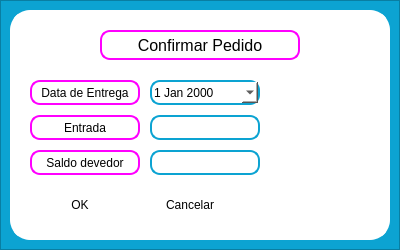
<?xml version="1.0" encoding="UTF-8"?>
<ui version="4.0">
 <class>Dialog_pedido</class>
 <widget class="QDialog" name="Dialog_pedido">
  <property name="geometry">
   <rect>
    <x>0</x>
    <y>0</y>
    <width>400</width>
    <height>250</height>
   </rect>
  </property>
  <property name="windowTitle">
   <string>Confirmação</string>
  </property>
  <widget class="QFrame" name="frame">
   <property name="geometry">
    <rect>
     <x>0</x>
     <y>0</y>
     <width>400</width>
     <height>250</height>
    </rect>
   </property>
   <property name="styleSheet">
    <string notr="true">background: #0CA3D2</string>
   </property>
   <property name="frameShape">
    <enum>QFrame::StyledPanel</enum>
   </property>
   <property name="frameShadow">
    <enum>QFrame::Raised</enum>
   </property>
   <widget class="QFrame" name="frame_2">
    <property name="geometry">
     <rect>
      <x>10</x>
      <y>10</y>
      <width>380</width>
      <height>230</height>
     </rect>
    </property>
    <property name="styleSheet">
     <string notr="true">background: #FFF;
border: 5px solid #fFf;
border-radius: 20px;
</string>
    </property>
    <property name="frameShape">
     <enum>QFrame::StyledPanel</enum>
    </property>
    <property name="frameShadow">
     <enum>QFrame::Raised</enum>
    </property>
    <widget class="QLabel" name="lb_titulo_modal">
     <property name="geometry">
      <rect>
       <x>90</x>
       <y>20</y>
       <width>200</width>
       <height>30</height>
      </rect>
     </property>
     <property name="font">
      <font>
       <family>Segoe UI</family>
       <pointsize>12</pointsize>
      </font>
     </property>
     <property name="styleSheet">
      <string notr="true">color: #FFF;
border: 2px solid #ff00ff;
border-radius:10px;
background: #FFF;
color: #000</string>
     </property>
     <property name="text">
      <string>Confirmar Pedido</string>
     </property>
     <property name="alignment">
      <set>Qt::AlignCenter</set>
     </property>
    </widget>
    <widget class="QLabel" name="lb_info">
     <property name="geometry">
      <rect>
       <x>20</x>
       <y>70</y>
       <width>110</width>
       <height>25</height>
      </rect>
     </property>
     <property name="font">
      <font>
       <family>Segoe UI</family>
      </font>
     </property>
     <property name="styleSheet">
      <string notr="true">color: #FFF;
border: 2px solid #ff00ff;
border-radius:10px;
background: #FFF;
color: #000</string>
     </property>
     <property name="text">
      <string>Data de Entrega</string>
     </property>
     <property name="alignment">
      <set>Qt::AlignCenter</set>
     </property>
    </widget>
    <widget class="QLabel" name="lb_info_2">
     <property name="geometry">
      <rect>
       <x>20</x>
       <y>105</y>
       <width>110</width>
       <height>25</height>
      </rect>
     </property>
     <property name="font">
      <font>
       <family>Segoe UI</family>
      </font>
     </property>
     <property name="styleSheet">
      <string notr="true">color: #FFF;
border: 2px solid #ff00ff;
border-radius:10px;
background: #FFF;
color: #000</string>
     </property>
     <property name="text">
      <string>Entrada</string>
     </property>
     <property name="alignment">
      <set>Qt::AlignCenter</set>
     </property>
    </widget>
    <widget class="QLineEdit" name="tx_valor_entrada">
     <property name="geometry">
      <rect>
       <x>140</x>
       <y>105</y>
       <width>110</width>
       <height>25</height>
      </rect>
     </property>
     <property name="styleSheet">
      <string notr="true">color: #FFF;
border: 2px solid #0CA3D2;
border-radius:10px;
background: #FFF;
color: #000</string>
     </property>
    </widget>
    <widget class="QLabel" name="lb_info_3">
     <property name="geometry">
      <rect>
       <x>20</x>
       <y>140</y>
       <width>110</width>
       <height>25</height>
      </rect>
     </property>
     <property name="font">
      <font>
       <family>Segoe UI</family>
      </font>
     </property>
     <property name="styleSheet">
      <string notr="true">color: #FFF;
border: 2px solid #ff00ff;
border-radius:10px;
background: #FFF;
color: #000</string>
     </property>
     <property name="text">
      <string>Saldo devedor</string>
     </property>
     <property name="alignment">
      <set>Qt::AlignCenter</set>
     </property>
    </widget>
    <widget class="QLineEdit" name="tx_saldo_devedor">
     <property name="geometry">
      <rect>
       <x>140</x>
       <y>140</y>
       <width>110</width>
       <height>25</height>
      </rect>
     </property>
     <property name="styleSheet">
      <string notr="true">color: #FFF;
border: 2px solid #0CA3D2;
border-radius:10px;
background: #FFF;
color: #000</string>
     </property>
     <property name="readOnly">
      <bool>true</bool>
     </property>
    </widget>
    <widget class="QDateEdit" name="tx_data_entrega">
     <property name="geometry">
      <rect>
       <x>140</x>
       <y>70</y>
       <width>110</width>
       <height>25</height>
      </rect>
     </property>
     <property name="styleSheet">
      <string notr="true">color: #FFF;
border: 2px solid #0CA3D2;
border-radius:10px;
background: #FFF;
color: #000</string>
     </property>
     <property name="calendarPopup">
      <bool>true</bool>
     </property>
    </widget>
    <widget class="QPushButton" name="bt_ok_pedido">
     <property name="geometry">
      <rect>
       <x>20</x>
       <y>180</y>
       <width>100</width>
       <height>30</height>
      </rect>
     </property>
     <property name="text">
      <string>OK</string>
     </property>
    </widget>
    <widget class="QPushButton" name="bt_cancel_pedido">
     <property name="geometry">
      <rect>
       <x>130</x>
       <y>180</y>
       <width>100</width>
       <height>30</height>
      </rect>
     </property>
     <property name="text">
      <string>Cancelar</string>
     </property>
    </widget>
   </widget>
  </widget>
 </widget>
 <resources/>
 <connections/>
</ui>
